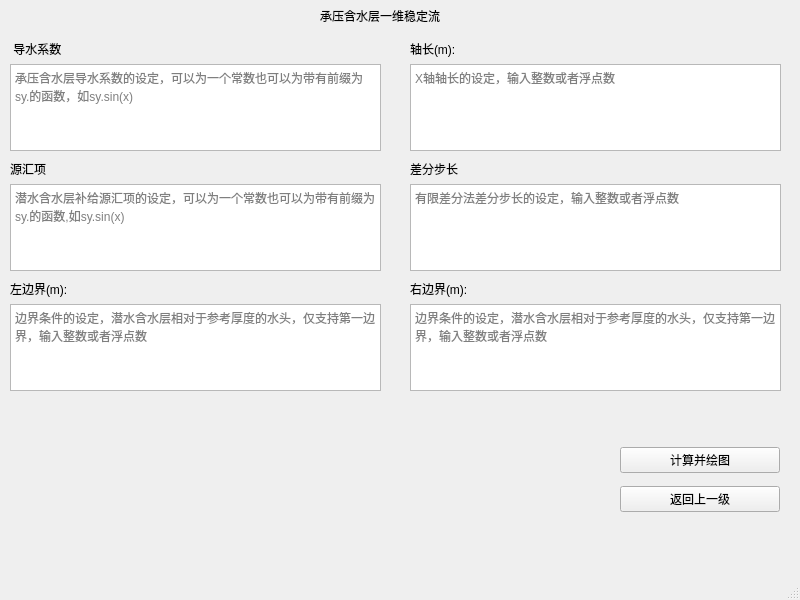
<?xml version="1.0" encoding="UTF-8"?>
<ui version="4.0">
 <class>one_dimension_confined_aquifer_stable_flow</class>
 <widget class="QMainWindow" name="one_dimension_confined_aquifer_stable_flow">
  <property name="geometry">
   <rect>
    <x>0</x>
    <y>0</y>
    <width>800</width>
    <height>600</height>
   </rect>
  </property>
  <property name="windowTitle">
   <string>承压含水层一维稳定流</string>
  </property>
  <widget class="QWidget" name="centralwidget">
   <widget class="QLabel" name="label">
    <property name="geometry">
     <rect>
      <x>320</x>
      <y>0</y>
      <width>181</width>
      <height>31</height>
     </rect>
    </property>
    <property name="text">
     <string>承压含水层一维稳定流</string>
    </property>
   </widget>
   <widget class="QWidget" name="verticalLayoutWidget">
    <property name="geometry">
     <rect>
      <x>10</x>
      <y>40</y>
      <width>371</width>
      <height>111</height>
     </rect>
    </property>
    <layout class="QVBoxLayout" name="verticalLayout">
     <item>
      <widget class="QLabel" name="label_2">
       <property name="text">
        <string> 导水系数</string>
       </property>
      </widget>
     </item>
     <item>
      <widget class="QTextEdit" name="transmissivity">
       <property name="placeholderText">
        <string>承压含水层导水系数的设定，可以为一个常数也可以为带有前缀为sy.的函数，如sy.sin(x)</string>
       </property>
      </widget>
     </item>
    </layout>
   </widget>
   <widget class="QWidget" name="verticalLayoutWidget_2">
    <property name="geometry">
     <rect>
      <x>10</x>
      <y>160</y>
      <width>371</width>
      <height>111</height>
     </rect>
    </property>
    <layout class="QVBoxLayout" name="verticalLayout_2">
     <item>
      <widget class="QLabel" name="label_3">
       <property name="text">
        <string>源汇项 </string>
       </property>
      </widget>
     </item>
     <item>
      <widget class="QTextEdit" name="leakage_recharge">
       <property name="placeholderText">
        <string>潜水含水层补给源汇项的设定，可以为一个常数也可以为带有前缀为sy.的函数,如sy.sin(x)</string>
       </property>
      </widget>
     </item>
    </layout>
   </widget>
   <widget class="QWidget" name="verticalLayoutWidget_5">
    <property name="geometry">
     <rect>
      <x>410</x>
      <y>40</y>
      <width>371</width>
      <height>111</height>
     </rect>
    </property>
    <layout class="QVBoxLayout" name="verticalLayout_5">
     <item>
      <widget class="QLabel" name="label_7">
       <property name="text">
        <string>轴长(m):</string>
       </property>
      </widget>
     </item>
     <item>
      <widget class="QTextEdit" name="length">
       <property name="placeholderText">
        <string>X轴轴长的设定，输入整数或者浮点数</string>
       </property>
      </widget>
     </item>
    </layout>
   </widget>
   <widget class="QWidget" name="verticalLayoutWidget_6">
    <property name="geometry">
     <rect>
      <x>410</x>
      <y>160</y>
      <width>371</width>
      <height>111</height>
     </rect>
    </property>
    <layout class="QVBoxLayout" name="verticalLayout_6">
     <item>
      <widget class="QLabel" name="label_6">
       <property name="text">
        <string>差分步长</string>
       </property>
      </widget>
     </item>
     <item>
      <widget class="QTextEdit" name="step_length">
       <property name="placeholderText">
        <string>有限差分法差分步长的设定，输入整数或者浮点数</string>
       </property>
      </widget>
     </item>
    </layout>
   </widget>
   <widget class="QWidget" name="verticalLayoutWidget_3">
    <property name="geometry">
     <rect>
      <x>10</x>
      <y>280</y>
      <width>371</width>
      <height>111</height>
     </rect>
    </property>
    <layout class="QVBoxLayout" name="verticalLayout_3">
     <item>
      <widget class="QLabel" name="label_10">
       <property name="text">
        <string>左边界(m):</string>
       </property>
      </widget>
     </item>
     <item>
      <widget class="QTextEdit" name="l_boundary">
       <property name="placeholderText">
        <string>边界条件的设定，潜水含水层相对于参考厚度的水头，仅支持第一边界，输入整数或者浮点数</string>
       </property>
      </widget>
     </item>
    </layout>
   </widget>
   <widget class="QWidget" name="verticalLayoutWidget_7">
    <property name="geometry">
     <rect>
      <x>410</x>
      <y>280</y>
      <width>371</width>
      <height>111</height>
     </rect>
    </property>
    <layout class="QVBoxLayout" name="verticalLayout_7">
     <item>
      <widget class="QLabel" name="label_5">
       <property name="text">
        <string>右边界(m):</string>
       </property>
      </widget>
     </item>
     <item>
      <widget class="QTextEdit" name="r_boundary">
       <property name="placeholderText">
        <string>边界条件的设定，潜水含水层相对于参考厚度的水头，仅支持第一边界，输入整数或者浮点数</string>
       </property>
      </widget>
     </item>
    </layout>
   </widget>
   <widget class="QWidget" name="verticalLayoutWidget_4">
    <property name="geometry">
     <rect>
      <x>620</x>
      <y>440</y>
      <width>160</width>
      <height>80</height>
     </rect>
    </property>
    <layout class="QVBoxLayout" name="verticalLayout_4">
     <item>
      <widget class="QPushButton" name="draw">
       <property name="text">
        <string>计算并绘图</string>
       </property>
      </widget>
     </item>
     <item>
      <widget class="QPushButton" name="back">
       <property name="text">
        <string>返回上一级</string>
       </property>
      </widget>
     </item>
    </layout>
   </widget>
  </widget>
  <widget class="QMenuBar" name="menubar">
   <property name="geometry">
    <rect>
     <x>0</x>
     <y>0</y>
     <width>800</width>
     <height>26</height>
    </rect>
   </property>
  </widget>
  <widget class="QStatusBar" name="statusbar"/>
 </widget>
 <resources/>
 <connections/>
</ui>
